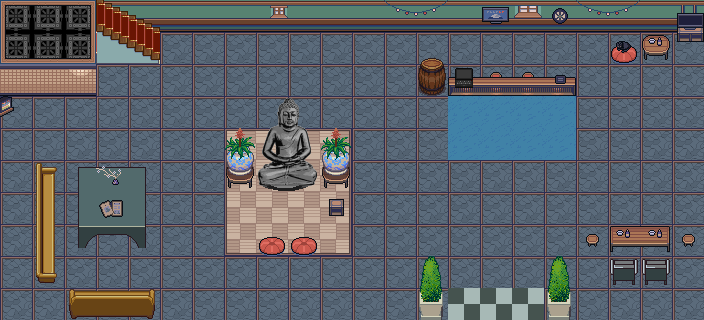

This is a level from a 2D game, rendered from its Tiled map with the project's own tilesets. A one-line summary and the complete map file follow:
An orthogonal 22x10 tile map with 32x32 px tiles, 10 tile layers (collision, start, up_exit, up, ...), 11 tilesets.

<map version="1.4" tiledversion="1.4.2" orientation="orthogonal" renderorder="right-down" width="22" height="10" tilewidth="32" tileheight="32" infinite="0" nextlayerid="14" nextobjectid="1">
 <tileset firstgid="1" source="tilesets/Interior-Furniture.tsx" />
 <tileset firstgid="257" source="tilesets/sci-fi.tsx" />
 <tileset firstgid="977" source="tilesets/japanese-bar-night.tsx" />
 <tileset firstgid="1697" source="tilesets/japanese-bar-day.tsx" />
 <tileset firstgid="2273" source="tilesets/hakuna_matetee2.tsx" />
 <tileset firstgid="2293" source="tilesets/obj_misk_atlas.tsx" />
 <tileset firstgid="3317" source="tilesets/build_atlas.tsx" />
 <tileset firstgid="4341" source="tilesets/silver_buddha.tsx" />
 <tileset firstgid="4347" source="tilesets/computer.tsx" />
 <tileset firstgid="5503" source="tilesets/beach.tsx" />
 <tileset firstgid="5759" source="tilesets/structures.tsx" />
 <layer id="12" name="collision" width="22" height="10">
  <data encoding="csv">
5759,5759,5759,5759,5759,5759,5759,5759,5759,5759,5759,5759,5759,5759,5759,5759,5759,5759,5759,5759,5759,5759,
5759,5759,5759,5759,0,0,0,0,0,0,0,0,0,0,0,0,0,0,0,0,5759,0,
5759,5759,5759,0,0,0,0,0,0,0,0,0,0,5759,5759,5759,5759,5759,0,0,0,0,
0,0,0,0,0,0,0,0,0,0,0,0,0,0,0,0,0,0,0,0,0,0,
0,0,0,0,0,0,0,0,0,0,0,0,0,0,0,0,0,0,0,0,0,0,
0,0,5759,5759,5759,0,0,5759,5759,5759,5759,0,0,0,0,0,0,0,0,0,0,0,
0,0,5759,5759,5759,0,0,0,0,0,0,0,0,0,0,0,0,0,0,0,0,0,
0,0,0,0,0,0,0,0,0,0,0,0,0,0,0,0,0,0,0,5759,5759,0,
0,0,0,0,0,0,0,0,0,0,0,0,0,0,0,0,0,0,0,0,0,0,
0,0,0,0,0,0,0,0,0,0,0,0,0,5759,0,0,0,5759,0,0,0,0
</data>
 </layer>
 <layer id="3" name="start" width="22" height="10">
  <data encoding="csv">
0,0,0,0,0,0,0,0,0,0,0,0,0,0,0,0,0,0,0,0,0,0,
0,0,0,0,0,0,0,0,0,0,0,0,0,0,0,0,0,0,0,0,0,0,
0,0,0,0,0,0,0,0,0,0,0,0,0,0,0,0,0,0,0,0,0,0,
0,0,0,0,0,0,0,0,0,0,0,0,0,0,0,0,0,0,0,0,0,0,
0,0,0,0,0,0,0,0,0,0,0,0,0,0,0,0,0,0,0,0,0,0,
0,0,0,0,0,0,0,0,0,0,0,0,0,0,0,0,0,0,0,0,0,0,
0,0,0,0,0,0,0,0,0,0,0,0,0,0,0,0,0,0,0,0,0,0,
0,0,0,0,0,0,0,0,0,0,0,0,0,0,0,0,0,0,0,0,0,0,
0,0,0,0,0,0,0,0,0,0,0,0,0,0,1880,1880,1880,0,0,0,0,0,
0,0,0,0,0,0,0,0,0,0,0,0,0,0,0,0,0,0,0,0,0,0
</data>
 </layer>
 <layer id="11" name="up_exit" width="22" height="10">
  <properties>
   <property name="exitUrl" value="inter2.json" />
   <property name="startLayer" type="bool" value="false" />
  </properties>
  <data encoding="csv">
0,0,0,0,0,0,0,0,0,0,0,0,0,0,0,0,0,0,0,0,0,0,
0,0,0,0,5503,0,0,0,0,0,0,0,0,0,0,0,0,0,0,0,0,0,
0,0,0,0,0,0,0,0,0,0,0,0,0,0,0,0,0,0,0,0,0,0,
0,0,0,0,0,0,0,0,0,0,0,0,0,0,0,0,0,0,0,0,0,0,
0,0,0,0,0,0,0,0,0,0,0,0,0,0,0,0,0,0,0,0,0,0,
0,0,0,0,0,0,0,0,0,0,0,0,0,0,0,0,0,0,0,0,0,0,
0,0,0,0,0,0,0,0,0,0,0,0,0,0,0,0,0,0,0,0,0,0,
0,0,0,0,0,0,0,0,0,0,0,0,0,0,0,0,0,0,0,0,0,0,
0,0,0,0,0,0,0,0,0,0,0,0,0,0,0,0,0,0,0,0,0,0,
0,0,0,0,0,0,0,0,0,0,0,0,0,0,0,0,0,0,0,0,0,0
</data>
 </layer>
 <layer id="13" name="up" width="22" height="10">
  <properties>
   <property name="startLayer" type="bool" value="true" />
  </properties>
  <data encoding="csv">
0,0,0,0,0,0,0,0,0,0,0,0,0,0,0,0,0,0,0,0,0,0,
0,0,0,0,0,942,0,0,0,0,0,0,0,0,0,0,0,0,0,0,0,0,
0,0,0,0,0,0,0,0,0,0,0,0,0,0,0,0,0,0,0,0,0,0,
0,0,0,0,0,0,0,0,0,0,0,0,0,0,0,0,0,0,0,0,0,0,
0,0,0,0,0,0,0,0,0,0,0,0,0,0,0,0,0,0,0,0,0,0,
0,0,0,0,0,0,0,0,0,0,0,0,0,0,0,0,0,0,0,0,0,0,
0,0,0,0,0,0,0,0,0,0,0,0,0,0,0,0,0,0,0,0,0,0,
0,0,0,0,0,0,0,0,0,0,0,0,0,0,0,0,0,0,0,0,0,0,
0,0,0,0,0,0,0,0,0,0,0,0,0,0,0,0,0,0,0,0,0,0,
0,0,0,0,0,0,0,0,0,0,0,0,0,0,0,0,0,0,0,0,0,0
</data>
 </layer>
 <layer id="8" name="exit" width="22" height="10">
  <properties>
   <property name="exitUrl" value="main.json#inter" />
  </properties>
  <data encoding="csv">
0,0,0,0,0,0,0,0,0,0,0,0,0,0,0,0,0,0,0,0,0,0,
0,0,0,0,0,0,0,0,0,0,0,0,0,0,0,0,0,0,0,0,0,0,
0,0,0,0,0,0,0,0,0,0,0,0,0,0,0,0,0,0,0,0,0,0,
0,0,0,0,0,0,0,0,0,0,0,0,0,0,0,0,0,0,0,0,0,0,
0,0,0,0,0,0,0,0,0,0,0,0,0,0,0,0,0,0,0,0,0,0,
0,0,0,0,0,0,0,0,0,0,0,0,0,0,0,0,0,0,0,0,0,0,
0,0,0,0,0,0,0,0,0,0,0,0,0,0,0,0,0,0,0,0,0,0,
0,0,0,0,0,0,0,0,0,0,0,0,0,0,0,0,0,0,0,0,0,0,
0,0,0,0,0,0,0,0,0,0,0,0,0,0,0,0,0,0,0,0,0,0,
0,0,0,0,0,0,0,0,0,0,0,0,0,0,5503,5503,5503,0,0,0,0,0
</data>
 </layer>
 <layer id="2" name="base" width="22" height="10">
  <data encoding="csv">
941,941,941,0,0,1850,1850,1850,1850,1850,1850,1850,1850,1850,1850,1850,1850,1850,1850,1850,1850,1850,
941,941,941,0,0,1850,1850,1850,1850,1850,1850,1850,1850,1850,1850,1850,1850,1850,1850,1850,1850,1850,
1850,1850,1850,1850,1850,1850,1850,1850,1850,1850,1850,1850,1850,1850,1850,1850,1850,1850,1850,1850,1850,1850,
1850,1850,1850,1850,1850,1850,1850,1850,1850,1850,1850,1850,1850,1850,38,38,38,38,1850,1850,1850,1850,
1850,1850,1850,1850,1850,1850,1850,1847,1848,1848,1849,1850,1850,1850,38,38,38,38,1850,1850,1850,1850,
1850,1850,1850,1850,1850,1850,1850,1883,1884,1884,1885,1850,1850,1850,1850,1850,1850,1850,1850,1850,1850,1850,
1850,1850,1850,1850,1850,1850,1850,1883,1884,1884,1885,1850,1850,1850,1850,1850,1850,1850,1850,1850,1850,1850,
1850,1850,1850,1850,1850,1850,1850,1919,1920,1920,1921,1850,1850,1850,1850,1850,1850,1850,1850,1850,1850,1850,
1850,1850,1850,1850,1850,1850,1850,1850,1850,1850,1850,1850,1850,1850,1850,1850,1850,1850,1850,1850,1850,1850,
1850,1850,1850,1850,1850,1850,1850,1850,1850,1850,1850,1850,1850,1850,40,40,40,1850,1850,1850,1850,1850
</data>
 </layer>
 <layer id="6" name="wall" width="22" height="10">
  <data encoding="csv">
3221227210,3221227171,1610614474,1775,1775,1775,1775,1775,1774,1775,1775,1775,1775,1775,1775,1775,1808,1775,1775,1775,1775,1807,
2684356298,1699,1738,0,0,0,0,0,0,0,0,0,0,0,0,0,0,0,0,0,0,0,
1951,1951,1950,0,0,0,0,0,0,0,0,0,0,0,0,0,0,0,0,0,0,0,
0,0,0,0,0,0,0,0,0,0,0,0,0,0,0,0,0,0,0,0,0,0,
0,0,0,0,0,0,0,0,0,0,0,0,0,0,0,0,0,0,0,0,0,0,
0,0,0,0,0,0,0,1992,0,0,1992,0,0,0,0,0,0,0,0,0,0,0,
0,0,0,0,0,0,0,0,0,0,0,0,0,0,0,0,0,0,0,0,0,0,
0,0,0,0,0,0,0,0,0,0,0,0,0,0,0,0,0,0,0,0,0,0,
0,0,0,0,0,0,0,0,0,0,0,0,0,0,0,0,0,0,0,0,0,0,
0,0,0,0,0,0,0,0,0,0,0,0,0,0,0,0,0,0,0,0,0,0
</data>
 </layer>
 <layer id="5" name="below0" width="22" height="10">
  <data encoding="csv">
0,0,0,2147486222,2147486221,0,0,0,0,0,0,0,0,0,0,0,0,1996,0,0,0,2147485682,
0,0,0,2147486254,2147486253,0,0,0,0,0,0,0,0,0,0,0,0,0,0,2035,1992,2147485718,
0,0,0,0,0,0,0,0,0,0,0,0,0,0,0,2024,2024,0,0,0,0,0,
0,0,0,0,0,0,0,0,4341,4342,0,0,0,0,0,0,0,0,0,0,0,0,
0,0,0,0,0,0,0,3272,4343,4344,3272,0,0,0,0,0,0,0,0,0,0,0,
0,2273,1,2,3,0,0,3304,4345,4346,3304,0,0,0,0,0,0,0,0,0,0,0,
0,2275,17,18,19,0,0,0,0,0,1960,0,0,0,0,0,0,0,0,0,0,0,
0,2275,33,34,35,0,0,0,2035,2035,0,0,0,0,0,0,0,0,2025,1993,1994,2025,
0,2277,0,0,0,0,0,0,0,0,0,0,0,0,0,0,0,0,0,54,54,0,
0,0,2281,2276,2282,0,0,0,0,0,0,0,0,0,0,0,0,0,0,0,0,0
</data>
 </layer>
 <layer id="4" name="below1" width="22" height="10">
  <data encoding="csv">
0,0,0,0,0,0,0,0,0,0,0,0,2058,2059,0,1822,0,0,2058,2059,0,0,
0,0,0,0,0,0,0,0,0,0,0,0,0,3603,0,0,0,0,0,996,2028,0,
0,0,0,0,0,0,0,0,0,0,0,0,0,3635,1987,1988,2147485636,2147485635,0,0,0,0,
2147485361,0,0,0,0,0,0,0,0,0,0,0,0,0,0,0,0,0,0,0,0,0,
0,0,0,0,0,0,0,0,0,0,0,0,0,0,0,0,0,0,0,0,0,0,
0,0,0,1961,0,0,0,0,0,0,0,0,0,0,0,0,0,0,0,0,0,0,
0,0,0,2068,0,0,0,0,0,0,0,0,0,0,0,0,0,0,0,0,0,0,
0,0,0,0,0,0,0,0,0,0,0,0,0,0,0,0,0,0,0,2028,2028,0,
0,0,0,0,0,0,0,0,0,0,0,0,0,3484,0,0,0,3484,0,0,0,0,
0,0,0,0,0,0,0,0,0,0,0,0,0,3516,0,0,0,3516,0,0,0,0
</data>
 </layer>
 <objectgroup id="10" name="floorLayer" />
 <layer id="9" name="above0" width="22" height="10">
  <data encoding="csv">
0,0,0,0,0,0,0,0,0,0,0,0,0,0,0,0,0,0,0,0,0,0,
0,0,0,0,0,0,0,0,0,0,0,0,0,0,0,0,0,0,0,0,0,0,
0,0,0,0,0,0,0,0,0,0,0,0,0,0,5129,0,0,2067,0,0,0,0,
0,0,0,0,0,0,0,0,4341,4342,0,0,0,0,0,0,0,0,0,0,0,0,
0,0,0,0,0,0,0,0,4343,4344,0,0,0,0,0,0,0,0,0,0,0,0,
0,0,0,0,0,0,0,0,0,0,0,0,0,0,0,0,0,0,0,0,0,0,
0,0,0,0,0,0,0,0,0,0,0,0,0,0,0,0,0,0,0,0,0,0,
0,0,0,0,0,0,0,0,0,0,0,0,0,0,0,0,0,0,0,0,0,0,
0,0,0,0,0,0,0,0,0,0,0,0,0,0,0,0,0,0,0,0,0,0,
0,0,0,0,0,0,0,0,0,0,0,0,0,0,0,0,0,0,0,0,0,0
</data>
 </layer>
</map>
